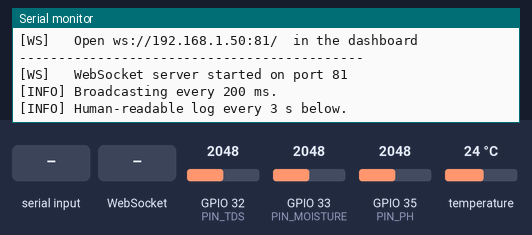
Bench run of a sketch on a simulated ESP32. On the bench: the last lines printed to the serial monitor. Inputs (shaded band) come from the test bench; at power-on: GPIO 32 (PIN_TDS) = 2048, GPIO 33 (PIN_MOISTURE) = 2048, GPIO 35 (PIN_PH) = 2048, temperature 24 °C (analog values on the 0–4095 scale). WiFi joins after 1.5 s; servers stay silent unless stated; EEPROM starts erased.

Above: at 3.0 s.
3.1 s: "cal reset\n" received over Serial
At 4.3 s:
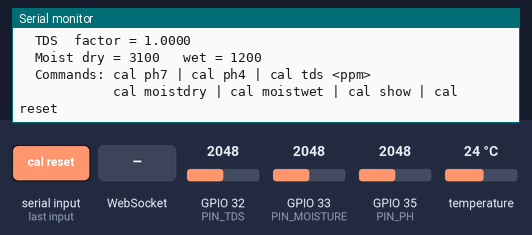
6.0 s: WebSocket text "cal show" received
At 7.2 s:
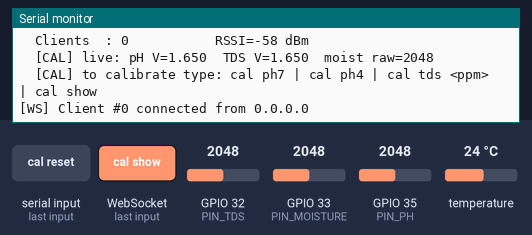
7.8 s: "cal ph7\n" received over Serial
At 8.8 s:
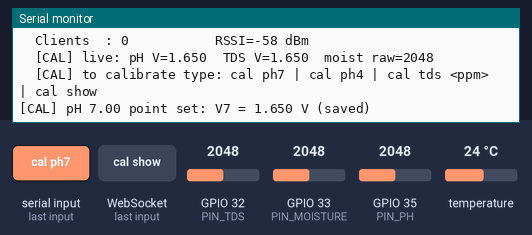
9.7 s: "cal ph4\n" received over Serial
At 10.6 s:
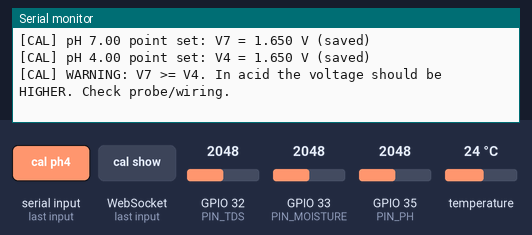
11.5 s: "cal tds\n" received over Serial
At 13.0 s:
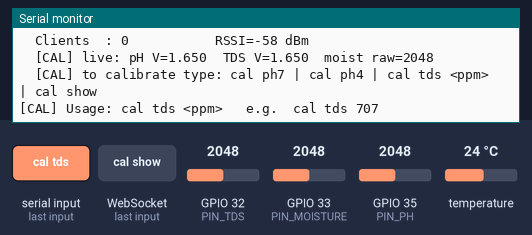
13.4 s: "cal moistdry\n" received over Serial
At 14.9 s:
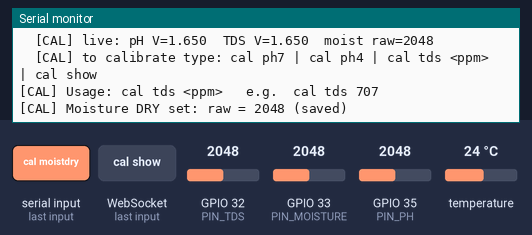

Measured:
- after the input at 3.1 s, the serial monitor: prints a new line after 0.54 s (image 1)
- after the input at 6.0 s, the serial monitor: prints a new line after 0.38 s (image 2)
- after the input at 7.8 s, the serial monitor: prints a new line after 0.45 s (image 3)
- after the input at 9.7 s, the serial monitor: prints a new line after 0.39 s (image 4)
- after the input at 11.5 s, the serial monitor: prints a new line after 0.42 s (image 5)
- after the input at 13.4 s, the serial monitor: prints a new line after 0.37 s (image 6)

The sketch:

ground_probe.ino
```cpp
/*
 * =====================================================================
 *  Ground soil probe  —  NASA Space Apps 2026
 *  "Adapting Farms with NASA Data"  (firmware first built for WRO 2026)
 * =====================================================================
 *  Firmware: ESP32 sensor node
 *  Role    : Wi-Fi STA → WebSocket Server on port 81
 *  Payload : {"temp": float, "ph": float, "tds": int, "moist": int}
 *            broadcast every 200 ms to every connected client
 *
 *  Conversion pipeline (raw ADC → physical units):
 *    • Every analog pin is sampled 21× and filtered with a median
 *      followed by a 5-sample trimmed mean → noise floor < 1 mV.
 *    • pH  : 2-point calibration curve (see PH_V4 / PH_V7 below).
 *    • TDS : DFRobot polynomial + DS18B20 temperature compensation.
 *    • Moist: linear map from DRY/WET calibration endpoints.
 *    • Temp: DS18B20 1-Wire bus, 12-bit resolution.
 *
 *  Wiring:
 *    pH Meter analog out .......... GPIO 35  (ADC1_CH7)
 *    TDS Meter analog out ......... GPIO 32  (ADC1_CH4)
 *    DS18B20 data (+4.7k to VCC).. GPIO  4
 *    Capacitive moisture out ...... GPIO 33  (ADC1_CH5)
 *    All sensors → 3.3V / GND
 *
 *  Libraries (Arduino Library Manager):
 *    WiFi · WebSockets (Markus Sattler) · OneWire (Paul Stoffregen)
 *    DallasTemperature (Miles Burton) · ArduinoJson v6+ (Blanchon)
 * =====================================================================
 */

#include <WiFi.h>
#include <WiFiMulti.h>
#include <WebSocketsServer.h>
#include <OneWire.h>
#include <DallasTemperature.h>
#include <ArduinoJson.h>
#include <Preferences.h>

/* =====================================================================
 *  1)  WI-FI — point this at your phone's hotspot.
 *      ESP32 supports 2.4 GHz only. On iPhone turn ON "Maximize
 *      Compatibility" (that is what forces 2.4 GHz); on Android disable
 *      the 5 GHz band for the hotspot.
 *
 *      Credentials live in secrets.h, which git ignores, so a password
 *      never lands in the public repository. First build on a new machine:
 *      copy secrets.example.h to secrets.h and fill it in.
 *
 *      Up to three hotspots can be listed (PROBE_WIFI_SSID, _2, _3).
 *      The board joins whichever known one is in range, so each team member
 *      can run the demo from their own phone without a reflash.
 * =====================================================================*/
#include "secrets.h"
WiFiMulti wifiMulti;

/* Bumped when the meaning of the broadcast data changes. 2 = pH sign fixed. */
constexpr int FIRMWARE_VERSION = 2;

/* =====================================================================
 *  2)  PIN MAP
 * =====================================================================*/
constexpr uint8_t PIN_PH        = 35;
constexpr uint8_t PIN_TDS       = 32;
constexpr uint8_t PIN_DS18B20   =  4;
constexpr uint8_t PIN_MOISTURE  = 33;

/* =====================================================================
 *  3)  ADC REFERENCE
 * =====================================================================*/
constexpr float VREF    = 3.30f;   // ESP32 ADC ref with 11 dB atten
constexpr int   ADC_RES = 4095;    // 12-bit

/* =====================================================================
 *  4)  CALIBRATION — LIVE, STORED IN FLASH (NVS)
 *  -------------------------------------------------------------------
 *  These are no longer compile-time constants. They load from the
 *  ESP32's non-volatile store on boot and are edited at runtime with
 *  serial commands (see section 9c) — no re-flash needed. The values
 *  below are only DEFAULTS, used until you calibrate the first time.
 *
 *  INTERACTIVE CALIBRATION (open Serial Monitor @115200, newline mode):
 *    pH   : put probe in pH 7.00 buffer, wait 30 s, type:  cal ph7
 *           rinse, put in pH 4.00 buffer, wait 30 s, type: cal ph4
 *    TDS  : put probe in a known solution, wait 30 s, type:
 *           cal tds 707     (707 = the ppm printed on your standard)
 *    Moist: probe in dry air → cal moistdry ; in water → cal moistwet
 *    Also : cal show   (print current values) · cal reset (defaults)
 *  Every command saves to flash immediately and survives reboot.
 *
 *  pH math:  pH(v) = 7 + (V7 − v) × 3 / (V4 − V7)
 *    → at v = V7 gives pH 7; at v = V4 gives pH 4; linear between.
 *    (Before FIRMWARE_VERSION 2 the denominator was V7 − V4, which mirrored
 *    the whole scale around 7: the pH 4 buffer read as 10.)
 *  TDS math: raw DFRobot polynomial × tdsFactor  (factor set by
 *    'cal tds <ppm>' so the known solution reads exactly <ppm>).
 * =====================================================================*/
constexpr float DEFAULT_PH_V7      = 2.500f;   // voltage in pH 7.00 buffer (V)
constexpr float DEFAULT_PH_V4      = 3.050f;   // voltage in pH 4.00 buffer (V)
constexpr float DEFAULT_TDS_FACTOR = 1.000f;   // multiplier on the polynomial
constexpr int   DEFAULT_MOIST_DRY  = 3100;     // ADC raw in dry air
constexpr int   DEFAULT_MOIST_WET  = 1200;     // ADC raw fully submerged

// Live values (loaded from NVS in setup(), edited via serial):
float phV7      = DEFAULT_PH_V7;
float phV4      = DEFAULT_PH_V4;
float tdsFactor = DEFAULT_TDS_FACTOR;
int   moistDry  = DEFAULT_MOIST_DRY;
int   moistWet  = DEFAULT_MOIST_WET;

Preferences prefs;   // NVS namespace "probe"

/* =====================================================================
 *  6)  TIMING
 * =====================================================================*/
constexpr uint32_t BROADCAST_MS = 200;   // 5 Hz to the website
constexpr uint32_t DEBUG_MS     = 3000;  // human-readable log every 3 s

/* =====================================================================
 *  7)  PERIPHERALS
 * =====================================================================*/
OneWire           oneWire(PIN_DS18B20);
DallasTemperature tempSensor(&oneWire);
WebSocketsServer  webSocket(81);

/* =====================================================================
 *  7b) READING STRUCT — declared BEFORE any function signature that
 *      uses it. Arduino IDE auto-generates prototypes at the top of the
 *      translation unit, so the type must be visible up here.
 * =====================================================================*/
struct Reading {
  float tempC;
  float ph;
  int   tds;
  int   moist;
  int   phRaw,    tdsRaw,    moistRaw;
  float phVolts,  tdsVolts;
};

/* =====================================================================
 *  8)  FILTERED ANALOG READ
 *      21 samples → sort → drop 8 outliers → mean of the middle 13.
 *      Result is remarkably stable even on noisy probes.
 * =====================================================================*/
int readAnalogFiltered(uint8_t pin) {
  constexpr int N = 21;
  int buf[N];
  for (int i = 0; i < N; ++i) {
    buf[i] = analogRead(pin);
    delay(2);
  }
  // Insertion sort (N small)
  for (int i = 1; i < N; ++i) {
    int key = buf[i], j = i - 1;
    while (j >= 0 && buf[j] > key) { buf[j + 1] = buf[j]; --j; }
    buf[j + 1] = key;
  }
  // Trimmed mean of samples [4..16] (13 values)
  long sum = 0;
  for (int i = 4; i <= 16; ++i) sum += buf[i];
  return (int)(sum / 13);
}

inline float adcToVolts(int raw) {
  return (raw / (float)ADC_RES) * VREF;
}

/* =====================================================================
 *  9)  CONVERSIONS  (raw → physical units)
 * =====================================================================*/

float computePH(float volts) {
  const float span = phV4 - phV7;                  // volts across 3 pH units
  if (span == 0.0f) return 7.0f;                   // guard
  float ph = 7.0f + (phV7 - volts) * 3.0f / span;
  if (ph < 0.0f)  ph = 0.0f;
  if (ph > 14.0f) ph = 14.0f;
  return ph;
}

int computeTDS(float volts, float waterTempC) {
  // Temperature compensation (DFRobot reference design). A NAN temperature
  // means the DS18B20 is missing: skip compensation (= assume 25 °C) rather
  // than compensate to 0 °C, which doubled the reading.
  if (isnan(waterTempC)) waterTempC = 25.0f;
  float comp = 1.0f + 0.02f * (waterTempC - 25.0f);
  if (comp <= 0.01f) comp = 1.0f;
  float v = volts / comp;
  // DFRobot polynomial, 0.5× conversion factor (ppm vs µS/cm),
  // then × tdsFactor from the one-point 'cal tds <ppm>' calibration.
  float tds = (133.42f * v * v * v
             - 255.86f * v * v
             + 857.39f * v) * 0.5f * tdsFactor;
  if (tds < 0.0f)    tds = 0.0f;
  if (tds > 5000.0f) tds = 5000.0f;
  return (int)tds;
}

// Raw polynomial TDS with factor forced to 1.0 — used by the
// calibrator to work out what factor makes a known solution read right.
int computeTDSraw(float volts, float waterTempC) {
  float saved = tdsFactor;
  tdsFactor = 1.0f;
  int r = computeTDS(volts, waterTempC);
  tdsFactor = saved;
  return r;
}

int computeMoisture(int raw) {
  // DRY endpoint is a higher ADC (less capacitance) than WET.
  // Equal endpoints would divide by zero — an integer divide-by-zero panics
  // the ESP32, and since calibration reloads on boot it would crash-loop.
  if (moistDry == moistWet) return 0;
  long pct = ((long)(moistDry - raw) * 100L) / (moistDry - moistWet);
  if (pct < 0)   pct = 0;
  if (pct > 100) pct = 100;
  return (int)pct;
}

// NAN when the DS18B20 does not answer. It used to return 0.0 °C, which is
// indistinguishable from real frost and fed a fake 0 °C into TDS compensation.
float readTemperatureC() {
  tempSensor.requestTemperatures();
  float t = tempSensor.getTempCByIndex(0);
  if (t == DEVICE_DISCONNECTED_C || t < -50.0f || t > 125.0f) return NAN;
  return t;
}

Reading takeReading() {
  Reading r{};

  // DS18B20 first — TDS depends on temperature
  r.tempC = readTemperatureC();

  // pH
  r.phRaw   = readAnalogFiltered(PIN_PH);
  r.phVolts = adcToVolts(r.phRaw);
  r.ph      = computePH(r.phVolts);

  // TDS
  r.tdsRaw   = readAnalogFiltered(PIN_TDS);
  r.tdsVolts = adcToVolts(r.tdsRaw);
  r.tds      = computeTDS(r.tdsVolts, r.tempC);

  // Moisture
  r.moistRaw = readAnalogFiltered(PIN_MOISTURE);
  r.moist    = computeMoisture(r.moistRaw);

  return r;
}

/* =====================================================================
 *  9b) CALIBRATION PERSISTENCE  (NVS / flash)
 * =====================================================================*/
void loadCalibration() {
  prefs.begin("probe", /*readOnly=*/true);
  phV7      = prefs.getFloat("phV7",   DEFAULT_PH_V7);
  phV4      = prefs.getFloat("phV4",   DEFAULT_PH_V4);
  tdsFactor = prefs.getFloat("tdsFac", DEFAULT_TDS_FACTOR);
  moistDry  = prefs.getInt  ("mDry",   DEFAULT_MOIST_DRY);
  moistWet  = prefs.getInt  ("mWet",   DEFAULT_MOIST_WET);
  prefs.end();
}

void saveCalibration() {
  prefs.begin("probe", /*readOnly=*/false);
  prefs.putFloat("phV7",   phV7);
  prefs.putFloat("phV4",   phV4);
  prefs.putFloat("tdsFac", tdsFactor);
  prefs.putInt  ("mDry",   moistDry);
  prefs.putInt  ("mWet",   moistWet);
  prefs.end();
}

void printCalibration() {
  Serial.println("---- Probe calibration ----");
  Serial.printf ("  pH   V7 = %.3f V   V4 = %.3f V   (span %.3f V)\n",
                 phV7, phV4, phV7 - phV4);
  Serial.printf ("  TDS  factor = %.4f\n", tdsFactor);
  Serial.printf ("  Moist dry = %d   wet = %d\n", moistDry, moistWet);
  Serial.println("  Commands: cal ph7 | cal ph4 | cal tds <ppm>");
  Serial.println("            cal moistdry | cal moistwet | cal show | cal reset");
  Serial.println();
}

/* =====================================================================
 *  9c) SERIAL CALIBRATION CONSOLE
 *      Type commands into the Arduino Serial Monitor (newline ending).
 *      Each command samples the probe live and saves to flash at once.
 * =====================================================================*/
void handleSerialCommand(String cmd) {
  cmd.trim();
  cmd.toLowerCase();
  if (cmd.length() == 0) return;

  if (cmd == "cal show" || cmd == "show") {
    printCalibration();
    return;
  }

  if (cmd == "cal reset") {
    phV7 = DEFAULT_PH_V7;  phV4 = DEFAULT_PH_V4;
    tdsFactor = DEFAULT_TDS_FACTOR;
    moistDry = DEFAULT_MOIST_DRY;  moistWet = DEFAULT_MOIST_WET;
    saveCalibration();
    Serial.println("[CAL] Reset to defaults & saved.");
    printCalibration();
    return;
  }

  if (cmd == "cal ph7") {
    float v = adcToVolts(readAnalogFiltered(PIN_PH));
    phV7 = v;  saveCalibration();
    Serial.printf("[CAL] pH 7.00 point set: V7 = %.3f V (saved)\n", v);
    if (phV7 >= phV4)
      Serial.println("[CAL] WARNING: V7 >= V4. In acid the voltage should be HIGHER. Check probe/wiring.");
    return;
  }

  if (cmd == "cal ph4") {
    float v = adcToVolts(readAnalogFiltered(PIN_PH));
    phV4 = v;  saveCalibration();
    Serial.printf("[CAL] pH 4.00 point set: V4 = %.3f V (saved)\n", v);
    if (phV7 >= phV4)
      Serial.println("[CAL] WARNING: V7 >= V4. In acid the voltage should be HIGHER. Check probe/wiring.");
    return;
  }

  if (cmd.startsWith("cal tds")) {
    String arg = cmd.substring(7);  // after "cal tds"
    arg.trim();
    float knownPPM = arg.toFloat();
    if (knownPPM <= 0.0f) {
      Serial.println("[CAL] Usage: cal tds <ppm>   e.g.  cal tds 707");
      return;
    }
    float t = readTemperatureC();
    float v = adcToVolts(readAnalogFiltered(PIN_TDS));
    int rawPPM = computeTDSraw(v, t);
    if (rawPPM <= 0) {
      Serial.println("[CAL] Raw TDS reading is ~0. Is the probe in solution? Aborted.");
      return;
    }
    tdsFactor = knownPPM / (float)rawPPM;
    saveCalibration();
    Serial.printf("[CAL] TDS point set: solution=%.0f ppm, raw=%d ppm @ %.1f C, V=%.3f\n",
                  knownPPM, rawPPM, t, v);
    Serial.printf("[CAL] tdsFactor = %.4f (saved)\n", tdsFactor);
    return;
  }

  if (cmd == "cal moistdry") {
    int v = readAnalogFiltered(PIN_MOISTURE);
    if (abs(v - moistWet) < 200) {
      Serial.printf("[CAL] raw %d is almost the WET point (%d) — is the probe dry and in air? Not saved.\n", v, moistWet);
      return;
    }
    moistDry = v;
    saveCalibration();
    Serial.printf("[CAL] Moisture DRY set: raw = %d (saved)\n", moistDry);
    return;
  }

  if (cmd == "cal moistwet") {
    int v = readAnalogFiltered(PIN_MOISTURE);
    if (abs(v - moistDry) < 200) {
      Serial.printf("[CAL] raw %d is almost the DRY point (%d) — is the probe in water? Not saved.\n", v, moistDry);
      return;
    }
    moistWet = v;
    saveCalibration();
    Serial.printf("[CAL] Moisture WET set: raw = %d (saved)\n", moistWet);
    return;
  }

  Serial.printf("[CAL] Unknown command: \"%s\"  — type 'cal show' for help.\n",
                cmd.c_str());
}

void pollSerialConsole() {
  static String line;
  while (Serial.available()) {
    char c = (char)Serial.read();
    if (c == '\n' || c == '\r') {
      if (line.length()) { handleSerialCommand(line); line = ""; }
    } else {
      line += c;
      if (line.length() > 40) line = "";  // runaway guard
    }
  }
}

/* =====================================================================
 *  10) WEBSOCKET CALLBACKS
 * =====================================================================*/
void onWsEvent(uint8_t num, WStype_t type, uint8_t* /*payload*/, size_t /*length*/) {
  switch (type) {
    case WStype_CONNECTED: {
      IPAddress ip = webSocket.remoteIP(num);
      Serial.printf("[WS] Client #%u connected from %s\n",
                    num, ip.toString().c_str());
      // Optional handshake frame — the web hook silently ignores it.
      webSocket.sendTXT(num, "{\"hello\":\"probe online\"}");
      break;
    }
    case WStype_DISCONNECTED:
      Serial.printf("[WS] Client #%u disconnected\n", num);
      break;
    default:
      break;
  }
}

/* =====================================================================
 *  11) WI-FI BOOTSTRAP — patient, with visible retry loop
 * =====================================================================*/
void connectWiFi() {
  Serial.println();
  Serial.println("============================================");
  Serial.println("  Ground soil probe  —  NASA Space Apps 2026");
  Serial.println("  Uralsk, Kazakhstan");
  Serial.println("============================================");
  WiFi.mode(WIFI_STA);
  WiFi.setSleep(false);

  Serial.print("[WiFi] Known hotspots: \"" PROBE_WIFI_SSID "\"");
  wifiMulti.addAP(PROBE_WIFI_SSID, PROBE_WIFI_PASSWORD);
#ifdef PROBE_WIFI_SSID_2
  Serial.print(", \"" PROBE_WIFI_SSID_2 "\"");
  wifiMulti.addAP(PROBE_WIFI_SSID_2, PROBE_WIFI_PASSWORD_2);
#endif
#ifdef PROBE_WIFI_SSID_3
  Serial.print(", \"" PROBE_WIFI_SSID_3 "\"");
  wifiMulti.addAP(PROBE_WIFI_SSID_3, PROBE_WIFI_PASSWORD_3);
#endif
  Serial.print("\n[WiFi] Searching");

  uint32_t t0 = millis();
  // run() scans and joins the strongest known network in range.
  while (wifiMulti.run(3000) != WL_CONNECTED) {
    Serial.print('.');
    // Give up after ~18 s so the main loop (and the serial calibration
    // console) can run even with no hotspot around. loop() keeps trying
    // to reconnect passively in the background.
    if (millis() - t0 > 18000) {
      Serial.println("\n[WiFi] Not connected — continuing WITHOUT Wi-Fi.");
      Serial.println("[WiFi] Sensors + serial calibration still work.");
      Serial.println("[WiFi] Turn on the hotspot to stream to the website.");
      return;
    }
  }

  Serial.println();
  Serial.println("--------------------------------------------");
  Serial.printf ("[WiFi] Connected to \"%s\"\n", WiFi.SSID().c_str());
  Serial.print  ("[WiFi] IP address:               ");
  Serial.println(WiFi.localIP());
  Serial.print  ("[WiFi] Signal strength (RSSI):   ");
  Serial.print  (WiFi.RSSI());
  Serial.println(" dBm");
  Serial.printf ("[WS]   Open ws://%s:81/  in the dashboard\n",
                 WiFi.localIP().toString().c_str());
  Serial.println("--------------------------------------------");
}

/* =====================================================================
 *  12) SETUP / LOOP
 * =====================================================================*/
void setup() {
  Serial.begin(115200);
  delay(250);

  analogReadResolution(12);
  analogSetPinAttenuation(PIN_PH,       ADC_11db);
  analogSetPinAttenuation(PIN_TDS,      ADC_11db);
  analogSetPinAttenuation(PIN_MOISTURE, ADC_11db);

  tempSensor.begin();
  tempSensor.setResolution(12);

  loadCalibration();
  Serial.println("[CAL] Calibration loaded from flash:");
  printCalibration();

  connectWiFi();

  webSocket.begin();
  webSocket.onEvent(onWsEvent);
  Serial.println("[WS]   WebSocket server started on port 81");
  Serial.println("[INFO] Broadcasting every 200 ms.");
  Serial.println("[INFO] Human-readable log every 3 s below.");
  Serial.println();
}

void loop() {
  webSocket.loop();
  pollSerialConsole();   // listen for 'cal ...' commands

  static uint32_t lastBroadcast = 0;
  static uint32_t lastDebug     = 0;
  static Reading  lastReading{};

  const uint32_t now = millis();

  /* ----- Broadcast every 200 ms ----- */
  if (now - lastBroadcast >= BROADCAST_MS) {
    lastBroadcast = now;

    Reading r = takeReading();
    lastReading = r;

    StaticJsonDocument<128> doc;
    // The site expects a number; 0 still marks "no temperature sensor".
    doc["temp"]  = isnan(r.tempC) ? 0.0f : roundf(r.tempC * 100) / 100.0f;
    doc["ph"]    = roundf(r.ph    * 100) / 100.0f;
    doc["tds"]   = r.tds;
    doc["moist"] = r.moist;
    // Lets the site tell this build from older ones whose pH scale was
    // mirrored, so it un-mirrors only old data and never double-corrects.
    doc["fw"]    = FIRMWARE_VERSION;

    char buf[128];
    size_t n = serializeJson(doc, buf, sizeof(buf));
    webSocket.broadcastTXT(buf, n);
  }

  /* ----- Human-readable Serial log every 3 s ----- */
  if (now - lastDebug >= DEBUG_MS) {
    lastDebug = now;
    const Reading& r = lastReading;
    Serial.println("---- Probe live reading ----");
    Serial.printf ("  Temp     : %.2f °C\n",                   r.tempC);
    Serial.printf ("  pH       : %.2f         (raw=%d  V=%.3f)\n",
                   r.ph, r.phRaw, r.phVolts);
    Serial.printf ("  TDS      : %d ppm       (raw=%d  V=%.3f)\n",
                   r.tds, r.tdsRaw, r.tdsVolts);
    Serial.printf ("  Moisture : %d %%        (raw=%d)\n",
                   r.moist, r.moistRaw);
    Serial.printf ("  Clients  : %d           RSSI=%d dBm\n",
                   webSocket.connectedClients(), WiFi.RSSI());
    Serial.printf ("  [CAL] live: pH V=%.3f  TDS V=%.3f  moist raw=%d\n",
                   r.phVolts, r.tdsVolts, r.moistRaw);
    Serial.printf ("  [CAL] to calibrate type: cal ph7 | cal ph4 | cal tds <ppm> | cal show\n");
    Serial.println();
  }

  /* ----- Passive Wi-Fi recovery (every 30 s while offline) ----- */
  // wifiMulti.run() scans for any known hotspot, so a phone switched on
  // after boot is still picked up. The scan holds the loop for ~2-3 s,
  // but only every 30 s and only while there is no connection.
  static uint32_t lastWifiTry = 0;
  if (WiFi.status() != WL_CONNECTED && now - lastWifiTry > 30000) {
    lastWifiTry = now;
    if (wifiMulti.run(3000) == WL_CONNECTED) {
      Serial.printf("[WiFi] Reconnected to \"%s\", IP %s\n",
                    WiFi.SSID().c_str(), WiFi.localIP().toString().c_str());
    }
  }
}
```

Source omitted: secrets.example.h (581 bytes)
